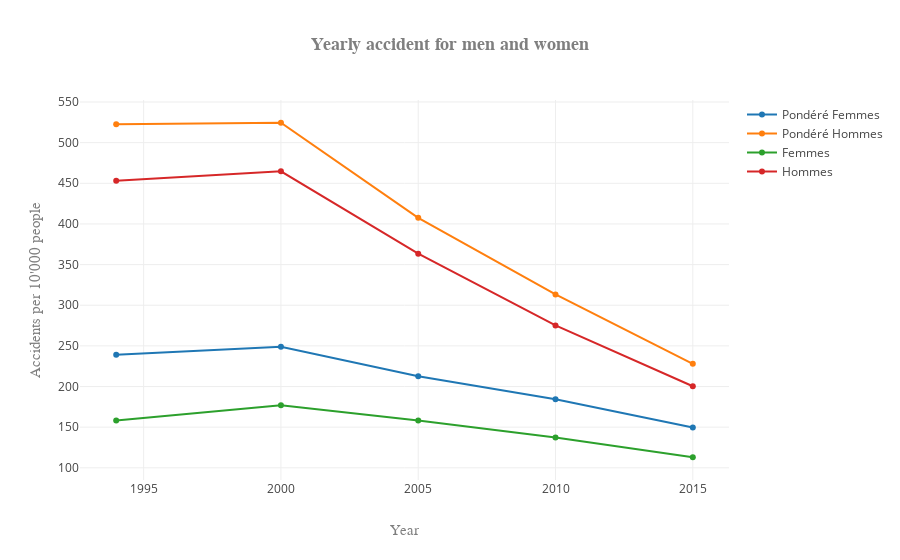

The notebook cell this image was saved under:
### Markdown cell above
In general, we can note an increase in the proportion of people with a driver license. 

An interesting conclusion comes from the fact that not that many young people posess a license, and yet they are responsible for a lot of accidents. Sadly, since the age intervals are not defined like before and are very vague, we cannot really perform an analysis on them. However, it is to notice that if we did, we would see an even greater gap between younger and older people: young people have more accidents per 10'000 people but less have a driver license. This means that they will have even more accidents per 10'000 people posessing a license!

Given the lack of information of this dataset again (the information on the sexes is aggregated and only present for a few years), we can only restrain our analysis on the accidents by sexes for the 5 years in the data.

### Code cell
# Get the total accident for men and women for the years interesting us
df_conducteur_sexe = df_conducteur.groupby('sexe').sum()\
    [['1994', '2000', '2005', '2010', '2015']]

# Make the indices plural to match the ones of the other dataset
df_conducteur_sexe = df_conducteur_sexe.transpose().add_suffix('s').transpose()

# Get the proportion of men and women having a license
df_proportion_sexe = df_Proportion_permis.iloc[1:3].set_index('critere')

# Scale the data given the proportion of people with a license
df_conducteur_sexe_scaled = df_conducteur_sexe/df_proportion_sexe*100

# Custom the indices
df_conducteur_sexe_scaled = df_conducteur_sexe_scaled.transpose().add_prefix('Pondéré ').transpose()

# Concatenate the dataframes to plot them
df_conducteur_sexe_scaled = df_conducteur_sexe_scaled.append(df_conducteur_sexe)

# plot the results with our function
plot_dataframe(x=df_conducteur_sexe_scaled.columns.values, y=df_conducteur_sexe_scaled,\
               title='Yearly accident for men and women', xlabel='Year',\
               ylabel="Accidents per 10'000 people",\
               labels=df_conducteur_sexe_scaled.index.values,\
               rotation=45, number_to_plot=None,name_save='accident_driver_sexe')

### Figure 1 — Plotly figure (JSON) as saved in the notebook; plotly's stock layout.template omitted (floating-point values rounded to 4 significant figures)
{"data": [{"name": "Pondéré Femmes", "type": "scatter", "uid": "60d5d4ce-f7b8-4792-85fb-214681bac190", "x": ["1994", "2000", "2005", "2010", "2015"], "y": [239.0, 248.8, 212.7, 184.4, 149.5]}, {"name": "Pondéré Hommes", "type": "scatter", "uid": "79b7e14f-30a7-452e-aff6-bd0a8815a38e", "x": ["1994", "2000", "2005", "2010", "2015"], "y": [522.5, 524.5, 407.5, 313.3, 227.9]}, {"name": "Femmes", "type": "scatter", "uid": "5b21a72b-a649-4e14-8923-8fb4715a6bea", "x": ["1994", "2000", "2005", "2010", "2015"], "y": [158.3, 176.8, 158.3, 137.2, 113.0]}, {"name": "Hommes", "type": "scatter", "uid": "29fcc378-ab14-4e11-b201-3534d84df898", "x": ["1994", "2000", "2005", "2010", "2015"], "y": [453.1, 464.8, 363.4, 275.1, 200.4]}], "layout": {"title": "<b>Yearly accident for men and women</b>", "titlefont": {"color": "#7f7f7f", "family": "Courier New, monospace", "size": 18}, "xaxis": {"title": "Year", "titlefont": {"color": "#7f7f7f", "family": "Courier New, monospace", "size": 15}}, "yaxis": {"title": "Accidents per 10'000 people", "titlefont": {"color": "#7f7f7f", "family": "Courier New, monospace", "size": 15}}}}
